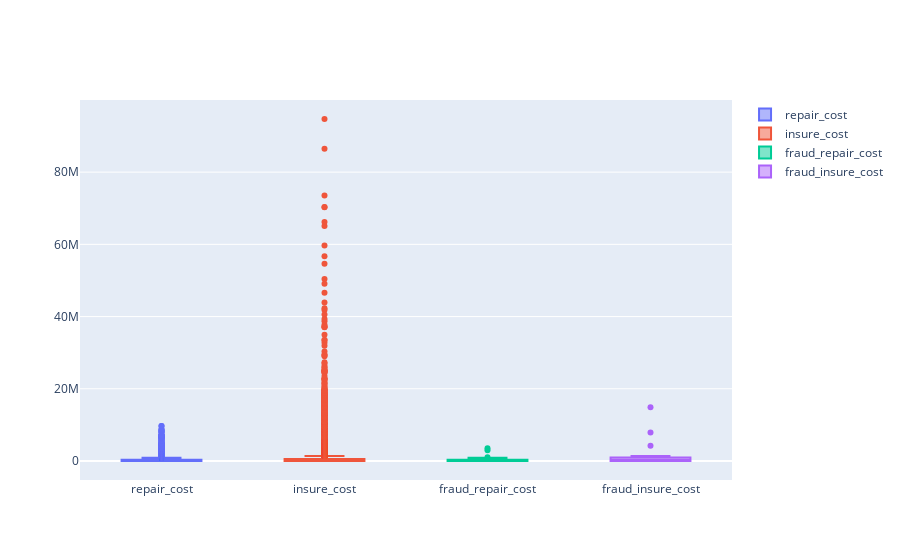

The cell this chart's notebook holds for it:
### Code cell
# non_fraud 와 fraud_all 차수리비용과 보험비용의 아웃라이어
import plotly.graph_objects as go

fig = go.Figure()
fig.add_trace(go.Box(y=non_fraud_all['s14'], name="s14"))
fig.add_trace(go.Box(y=non_fraud_all['s15'], name="s15"))
fig.add_trace(go.Box(y=fraud_all['s14'], name="fraud_s14"))
fig.add_trace(go.Box(y=fraud_all['s15'], name="fraud_s15"))

fig.show()

### Figure 1 — Plotly figure (JSON) as saved in the notebook; plotly's stock layout.template omitted (floating-point values rounded to 4 significant figures; data arrays with more than 128 entries replaced by an {"elided": "..."} marker saying what was removed)
{"data": [{"name": "repair_cost", "type": "box", "y": {"elided": "15959 float values"}}, {"name": "insure_cost", "type": "box", "y": {"elided": "15959 int values"}}, {"name": "fraud_repair_cost", "type": "box", "y": [0, 3008000.0, 0, 0, 875600.0, 0, 0, 365900.0, 387900.0, 0, 0, 183500.0, 0, 337300.0, 0, 0, 0, 0, 0, 323600.0, 464600.0, 0, 1015000.0, 0, 183500.0, 0, 440400.0, 0, 218100.0, 463600.0, 0, 0, 0, 182200.0, 0, 144000.0, 0, 3508000.0, 0, 582200.0, 429300.0]}, {"name": "fraud_insure_cost", "type": "box", "y": [1217280, 0, 0, 0, 0, 0, 4192150, 0, 963800, 0, 0, 1110260, 0, 520500, 800000, 670000, 0, 360000, 471700, 0, 1014600, 0, 14865500, 1014810, 0, 0, 320000, 0, 0, 0, 351260, 355460, 1372160, 1286210, 7860220, 0, 0, 1281340, 0, 263261, 0]}], "layout": {}}
